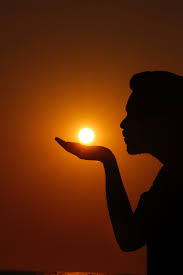
#> input picture image/image.jpeg, 183 x 275 px, found by its file name
$ python 'Brightest and dullest part of image.py'
#> lines starting #> are read from the running program, lines starting #| are printed output that depends on the picture
import cv2                     # Importing cv2
img = cv2.imread('image.jpeg')     # Loading image
#> img is the input picture: shape (275, 183, 3); mean B, G, R 7.2, 36, 85.9

gray = cv2.cvtColor(img, cv2.COLOR_BGR2GRAY)    # converting img to gray since minMaxLoc() takes image in grayscale.
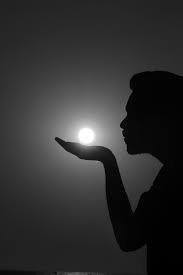
#> gray: shape (275, 183); min 0, max 255, mean 47.6

while True:
    gray = cv2.blur(gray,(5,5))      #Blurring image so that we can increase the robustness

    (minval,maxval,minloc,maxloc) = cv2.minMaxLoc(gray)   # The magical function which returns minimum & maximum pixel intensity as well as there location
#> minval = 0; maxval = 254; minloc = (162, 256); maxloc = (83, 132)
    cv2.circle(img,maxloc,10,(255,0,0),3)      # Drawing circle over the image's brightest part
    cv2.circle(img,minloc,10,(0,255,0),3)      # Drawing circle over the image's darkest part
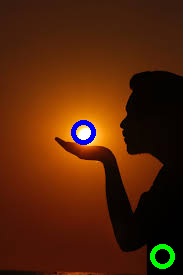
#> img: shape (275, 183, 3); mean B, G, R 8.1, 36.3, 84.3
    cv2.imshow('Bright and Dark in Image',img)  #displaying image
    if cv2.waitKey(0) & 0xFF == 27:
#> (key Esc is pressed here)
        break

cv2.destroyAllWindows()

$ run again, with image/road.jpg copied over image/image.jpeg
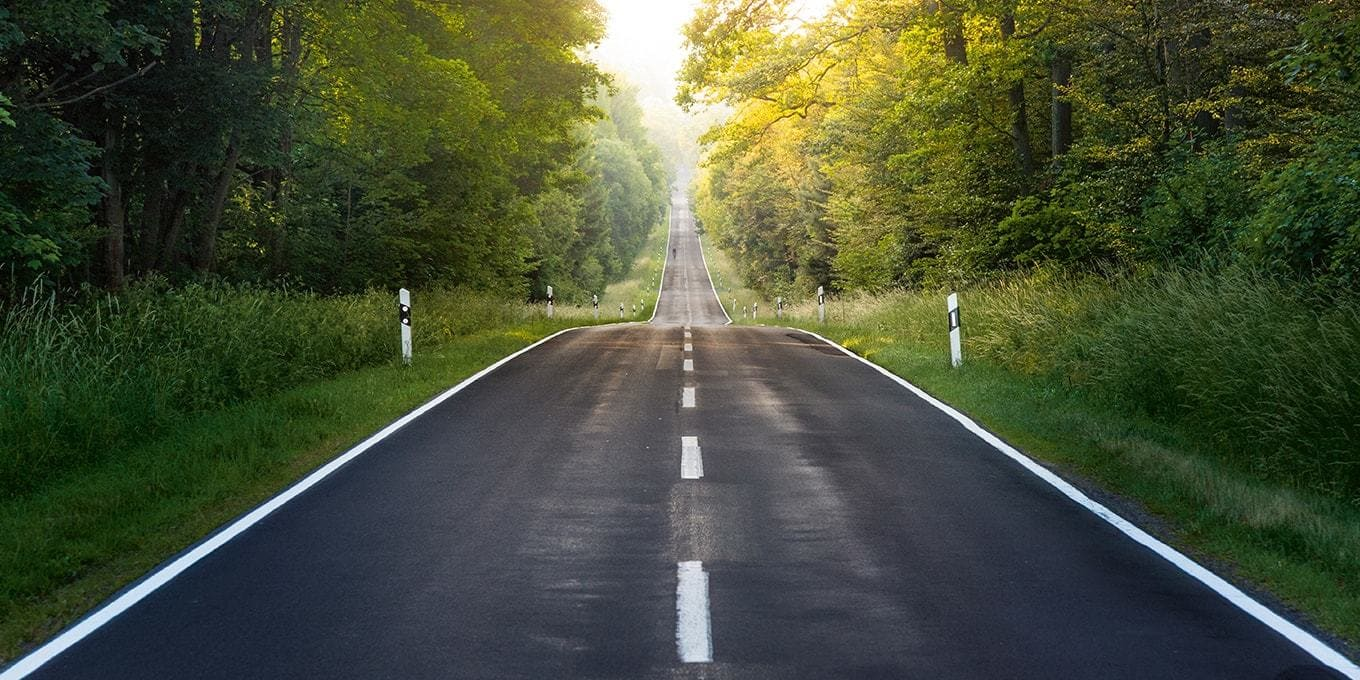
#> input picture image/road.jpg, 1360 x 680 px, found by its file name
#> img is the input picture: shape (680, 1360, 3); mean B, G, R 55.3, 78.8, 70.7
#> `gray = cv2.cvtColor(img, cv2.COLOR_BGR2GRAY)`:
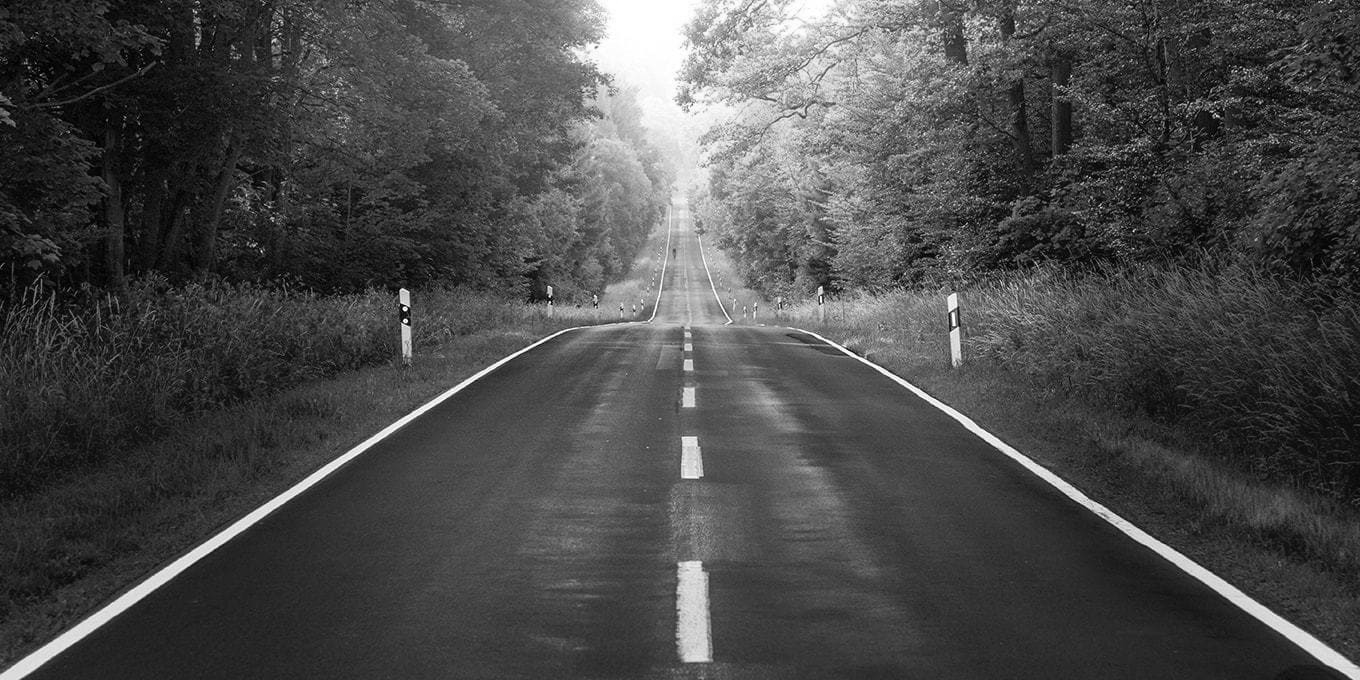
#> gray: shape (680, 1360); min 0, max 255, mean 73.7
#> minval = 6; maxval = 255; minloc = (15, 63); maxloc = (610, 0)
